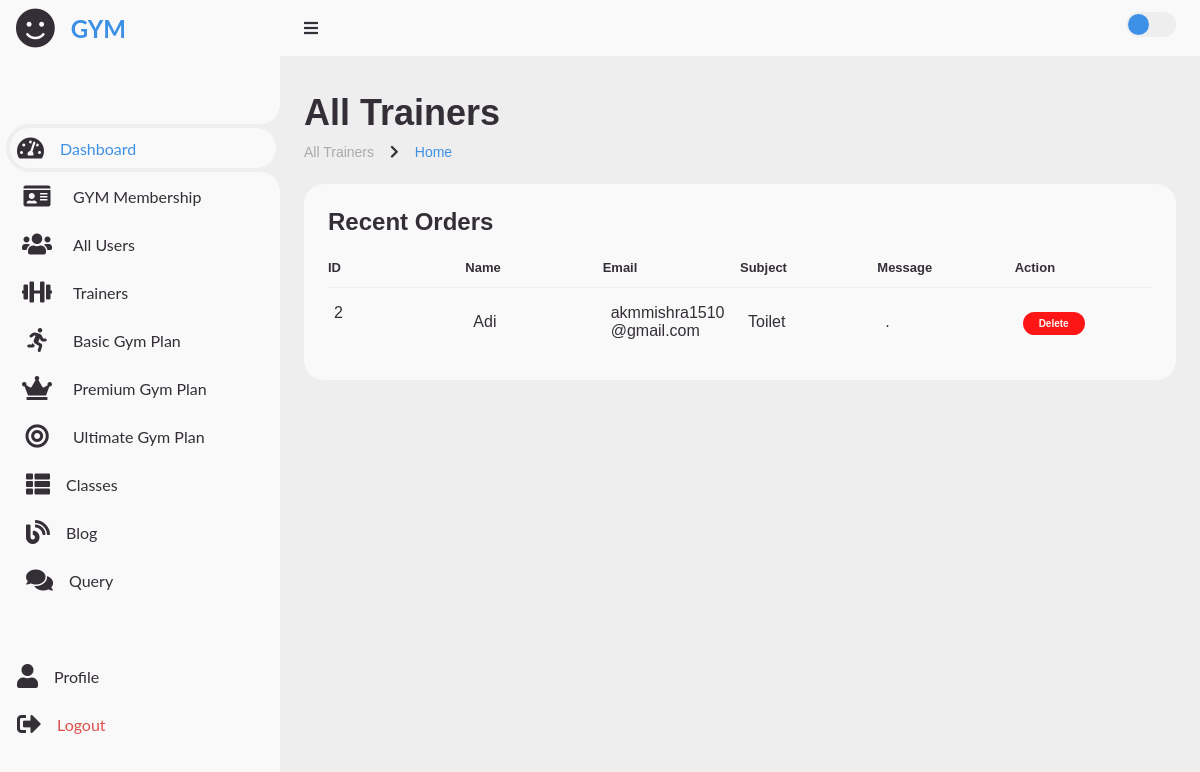
Page /admin/users_query.php (signed in) on the committed database.
### tables this page shows
CREATE TABLE `userquery` (
  `id` int(100) NOT NULL,
  `name` varchar(100) NOT NULL,
  `email` varchar(100) NOT NULL,
  `subject` varchar(100) NOT NULL,
  `message` varchar(255) NOT NULL
);

### admin/users_query.php (the view, shortened to what this page needs)
<?php
include_once "../config/dbconnect.php";
?>
<?php include './shortcuts/admin_header.php'; ?>
<main>
  <div class="head-title">
    <div class="left">
      <h1>All Trainers</h1>
      <ul class="breadcrumb">
        <li><a href="#">All Trainers</a></li>
        <li><i class='fas fa-chevron-right'></i></li>
        <li><a class="active" href="admin_home.php">Home</a></li>
      </ul>
    </div>
  </div>
  <div class="table-data">
    <div class="order">
      <div class="head">
        <h3>Recent Orders</h3>
      </div>
      <table>
        <thead>
          <tr>
            <th>ID</th>
            <th>Name</th>
            <th>Email</th>
            <th>Subject</th>
            <th>Message</th>
            <th>Action</th>
          </tr>
        </thead>
        <tbody>
          <?php
          $query = "SELECT * FROM userquery";
          $query_run = mysqli_query($conn, $query);
          if (mysqli_num_rows($query_run) > 0) {
            foreach ($query_run as $row) {
          ?>
              <tr>
                <td><?php echo $row['id']; ?></td>
                <td><?php echo $row['name']; ?></td>
                <td><?php echo $row['email']; ?></td>
                <td><?php echo $row['subject']; ?></td>
                <td><?php echo $row['message']; ?></td>
                <td>
                  <a href="delete_userquery.php?id=<?= $row['id'] ?>" class="status btn-bg-color-delete" onclick="return confirm('Are you sure you want to delete this query?');">Delete</a>
                </td>
              <?php
            }
          } else {
              ?>
              <tr>
                <td>no record found</td>
              </tr>
            <?php
          }
            ?>
        </tbody>
      </table>
    </div>
  </div>
</main>
</section>
</body>
</html>

### admin/css/style.css (style rules this page uses)
* { margin: 0; padding: 0; box-sizing: border-box; }
a { text-decoration: none; }
li { list-style: none; }
:root { --poppins: 'Poppins', sans-serif; --lato: 'Lato', sans-serif; --light: #F9F9F9; --blue: #3C91E6; --light-blue: #CFE8FF; --grey: #eee; --dark-grey: #AAAAAA; --dark: #342E37; --red: #DB504A; --yellow: #FFCE26; --light-yellow: #FFF2C6; --orange: #FD7238; --light-orange: #FFE0D3; }
html { overflow-x: hidden; }
body { background: var(--grey); overflow-x: hidden; }
.fas { color: var(--dark); }
.head-title h1 { font-size: 28px; margin-bottom: 20px; }
.breadcrumb { list-style: none; padding: 0; margin: 0; }
.breadcrumb li { display: inline; font-size: 14px; color: #666; }
#content main { width: 100%; padding: 36px 24px; font-family: var(--poppins); max-height: calc(100vh - 56px); overflow-y: auto; }
#content main .head-title { display: flex; align-items: center; justify-content: space-between; gap: 16px; flex-wrap: wrap; }
#content main .head-title .left h1 { font-size: 36px; font-weight: 600; margin-bottom: 10px; color: var(--dark); }
#content main .head-title .left .breadcrumb { display: flex; align-items: center; gap: 16px; }
#content main .head-title .left .breadcrumb li { color: var(--dark); }
#content main .head-title .left .breadcrumb li a { color: var(--dark-grey); pointer-events: none; }
#content main .head-title .left .breadcrumb li a.active { color: var(--blue); pointer-events: unset; }
#content main .table-data { display: flex; flex-wrap: wrap; gap: 24px; margin-top: 24px; width: 100%; color: var(--dark); }
#content main .table-data>div { border-radius: 20px; background: var(--light); padding: 24px; overflow-x: auto; }
#content main .table-data .head { display: flex; align-items: center; gap: 16px; margin-bottom: 24px; }
#content main .table-data .head h3 { margin-right: auto; font-size: 24px; font-weight: 600; }
#content main .table-data .order { flex-grow: 1; flex-basis: 500px; }
#content main .table-data .order table { width: 100%; border-collapse: collapse; table-layout: fixed; }
#content main .table-data .order table th { padding-bottom: 12px; font-size: 13px; text-align: left; border-bottom: 1px solid var(--grey); }
#content main .table-data .order table td { padding: 16px 8px; word-wrap: break-word; overflow-wrap: break-word; white-space: normal; }
#content main .table-data .order table tr td:first-child { display: flex; align-items: center; gap: 12px; padding-left: 6px; }
.btn-bg-color-delete { background-color: rgb(254, 22, 22); }
#content main .table-data .order table tr td .status { font-size: 10px; padding: 6px 16px; color: var(--light); border-radius: 20px; font-weight: 700; }

### rows in the picture
userquery: id "2", name "Adi", email "akmmishra1510@gmail.com", subject "Toilet", message "."
